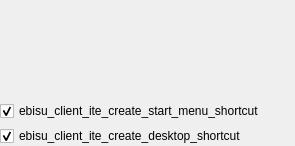
<?xml version="1.0" encoding="UTF-8"?>
<ui version="4.0">
 <class>InstallSpaceInfo</class>
 <widget class="QWidget" name="InstallSpaceInfo">
  <property name="geometry">
   <rect>
    <x>0</x>
    <y>0</y>
    <width>295</width>
    <height>146</height>
   </rect>
  </property>
  <layout class="QVBoxLayout" name="verticalLayout">
   <property name="spacing">
    <number>0</number>
   </property>
   <property name="leftMargin">
    <number>0</number>
   </property>
   <property name="topMargin">
    <number>0</number>
   </property>
   <property name="rightMargin">
    <number>0</number>
   </property>
   <property name="bottomMargin">
    <number>0</number>
   </property>
   <item>
    <widget class="Origin::Client::SpaceInfoWidget" name="spaceInfo" native="true"/>
   </item>
   <item>
    <spacer name="verticalSpacer">
     <property name="orientation">
      <enum>Qt::Vertical</enum>
     </property>
     <property name="sizeType">
      <enum>QSizePolicy::Fixed</enum>
     </property>
     <property name="sizeHint" stdset="0">
      <size>
       <width>20</width>
       <height>20</height>
      </size>
     </property>
    </spacer>
   </item>
   <item>
    <layout class="QVBoxLayout" name="checkboxLayout">
     <property name="spacing">
      <number>5</number>
     </property>
     <property name="leftMargin">
      <number>0</number>
     </property>
     <property name="topMargin">
      <number>0</number>
     </property>
     <property name="rightMargin">
      <number>0</number>
     </property>
     <property name="bottomMargin">
      <number>0</number>
     </property>
     <item>
      <widget class="Origin::UIToolkit::OriginCheckButton" name="startmenuShortcut">
       <property name="text">
        <string>ebisu_client_ite_create_start_menu_shortcut</string>
       </property>
       <property name="checked">
        <bool>true</bool>
       </property>
      </widget>
     </item>
     <item>
      <widget class="Origin::UIToolkit::OriginCheckButton" name="desktopShortcut">
       <property name="text">
        <string>ebisu_client_ite_create_desktop_shortcut</string>
       </property>
       <property name="checked">
        <bool>true</bool>
       </property>
      </widget>
     </item>
    </layout>
   </item>
  </layout>
 </widget>
 <layoutdefault spacing="6" margin="0"/>
 <customwidgets>
  <customwidget>
   <class>Origin::UIToolkit::OriginCheckButton</class>
   <extends>QCheckBox</extends>
   <header>origincheckbutton.h</header>
  </customwidget>
  <customwidget>
   <class>Origin::Client::SpaceInfoWidget</class>
   <extends>QWidget</extends>
   <header>spaceinfowidget.h</header>
   <container>1</container>
  </customwidget>
 </customwidgets>
 <resources/>
 <connections/>
</ui>
